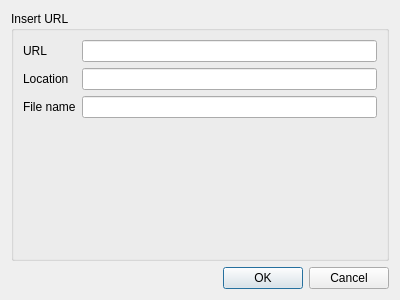
<?xml version="1.0" encoding="UTF-8"?>
<ui version="4.0">
 <class>Dialog</class>
 <widget class="QDialog" name="Dialog">
  <property name="geometry">
   <rect>
    <x>0</x>
    <y>0</y>
    <width>400</width>
    <height>300</height>
   </rect>
  </property>
  <property name="windowTitle">
   <string>Data Scraping</string>
  </property>
  <layout class="QGridLayout" name="gridLayout">
   <item row="0" column="0">
    <widget class="QGroupBox" name="groupBox">
     <property name="title">
      <string>Insert URL</string>
     </property>
     <layout class="QVBoxLayout" name="verticalLayout">
      <item>
       <layout class="QFormLayout" name="formLayout">
        <item row="0" column="0">
         <widget class="QLabel" name="label_2">
          <property name="text">
           <string>URL</string>
          </property>
         </widget>
        </item>
        <item row="0" column="1">
         <widget class="QLineEdit" name="LUrlScraping"/>
        </item>
        <item row="1" column="0">
         <widget class="QLabel" name="label_3">
          <property name="text">
           <string>Location</string>
          </property>
         </widget>
        </item>
        <item row="1" column="1">
         <widget class="QLineEdit" name="LLocationScraping"/>
        </item>
        <item row="2" column="0">
         <widget class="QLabel" name="label_4">
          <property name="text">
           <string>File name</string>
          </property>
         </widget>
        </item>
        <item row="2" column="1">
         <widget class="QLineEdit" name="LNameScraping"/>
        </item>
       </layout>
      </item>
     </layout>
    </widget>
   </item>
   <item row="1" column="0">
    <widget class="QDialogButtonBox" name="BtnBox">
     <property name="standardButtons">
      <set>QDialogButtonBox::Cancel|QDialogButtonBox::Ok</set>
     </property>
    </widget>
   </item>
  </layout>
 </widget>
 <resources/>
 <connections/>
</ui>
